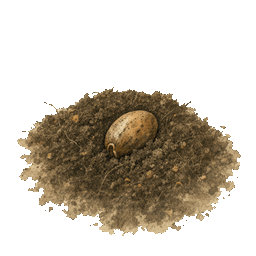
#> input picture app/art/plants/passion-seed.png, 256 x 256 px
$ python -i process_miora.py   (imports and definitions only)
#> lines starting #> are read from the running program, lines starting #| are printed output that depends on the picture; after the words box and inside, x2 and y2 are one past the last pixel; in counts of white or black regions, pixels touching at a corner belong together
#> further down, picture is the input picture: PIL image 256x256 P; mean R, G, B, A 40.1, 33, 22, 89.6
#!/usr/bin/env python3
"""Turn the raw Miora plates into game sprites.

The plates arrive as 1024x1024 PNGs on an opaque warm-parchment background,
about 2MB each. The field they have to sit on is green grass, so the parchment
has to go, and 2MB a sprite would put roughly 70MB on a phone that currently
loads the whole app in well under a megabyte.

Background removal is a flood fill inward from the edges, not a colour
threshold. A threshold keyed on "near the parchment colour" also erases the
white Sampaguita bloom and the pale roots on every plate. Filling only what is
reachable from the border leaves interior light pixels alone.

Usage:  python3 tools/process_miora.py [--src DIR] [--size PX]
"""

from PIL import Image, ImageFilter
from collections import deque
import argparse
import os
import sys

# Verified by eye against contact sheets of every plate. The folder names in
# the drop are not reliable: "bloom/" holds the Wild Orchid and "wilt/" holds
# the Sampaguita, so both are mapped by content rather than by folder.
PLANTS = {
    "orchid": ("bloom", {
        "seed": "Vq9Sh6YyG8336PYk", "sprout": "vazg2J76Uo9rfFWV",
        "grown": "rQ4lzA5tzkHCWgM8", "bloom": "C51ACBFvPvqjx_Gq",
        "wilt": "WLsr1e397eUN5HUD"}),
    "fern": ("fern", {
        "seed": "HrCFbqzQRLZDDEoj", "sprout": "V9qIClxnjybHVWBs",
        "grown": "o-A7OdGFNC-oBrPs", "bloom": "r5JybFCpR9ujiePB",
        "wilt": "jmnxhwaXE1bJVJg1"}),
    "hibiscus": ("hibiscus", {
        "seed": "POX50LiTvNa5ahKI", "sprout": "DgL6KleraCrmwdqw",
        "grown": "2Pgt89tMwK2eHaqx", "bloom": "rXu-VpdeBn-9AlOZ",
        "wilt": "Zqm08juLbYkOZPXT"}),
    "kopi": ("kopi", {
        "seed": "Qfn9mpC_HTGDo3q1", "sprout": "mHyWKCz38w4C49yn",
        "grown": "yPZ1_QbFZAGqmS9X", "bloom": "ebTCxKnIdACwiKuT",
        "wilt": "7m_Ybl3e7mR6Sh9d"}),
    "passion": ("passion-seed", {
        "seed": "XwVeJ0e92x9aQ2IK", "sprout": "tQNR_rLn7gEuvtVc",
        "grown": "u_DvvoFSAxdVY2UK", "bloom": "5nf1-kLMPwxC16To",
        "wilt": "QWf0F9qK2BovhCvx"}),
    "sampaguita": ("wilt", {
        "seed": "aPZY5s4JYXrJw-y6", "sprout": "2l2LqdM-AMElZijK",
        "grown": "-q4jU4AATozeXoHQ", "bloom": "qHGko89k_j0fvrgm",
        "wilt": "JlI_ITXJmPEsD8Az"}),
}

# Tileable grass, and the three patch surfaces the field draws.
LAND = {
    "grass": ("soil and land assets", "-TJpPbTHDhbN0G8w"),
    "patch-bare": ("soil and land assets", "9DK601GoWngra0p9"),
    "patch-tilled": ("soil and land assets", "Y3JanKEs6l80dS-c"),
    "patch-planted": ("soil and land assets", "tqv26Zo8cV1zMX58"),
}

TOLERANCE = 26      # per-channel distance still counted as background
FEATHER = 0.6       # alpha blur radius, kills the stair-stepped cutout edge


def flood_background(img, tolerance=TOLERANCE):
    """Alpha-out every pixel reachable from the border that still looks like
    the parchment. Returns a new RGBA image."""
#> called with tolerance = 26
    img = img.convert("RGBA")
    w, h = img.size
#> w = 256; h = 256
    px = img.load()

    # Sample the corners rather than assuming a colour; plates vary slightly.
    corners = [px[0, 0], px[w - 1, 0], px[0, h - 1], px[w - 1, h - 1]]
#> corners = [(0, 0, 0, 0), (0, 0, 0, 0), (0, 0, 0, 0), (0, 0, 0, 0)]
    base = tuple(sum(c[i] for c in corners) // 4 for i in range(3))
#> base = (0, 0, 0)

    def is_bg(p):
        return (abs(p[0] - base[0]) <= tolerance
                and abs(p[1] - base[1]) <= tolerance
                and abs(p[2] - base[2]) <= tolerance)

    seen = bytearray(w * h)
    q = deque()
    for x in range(w):
        for y in (0, h - 1):
            if not seen[y * w + x] and is_bg(px[x, y]):
                seen[y * w + x] = 1
                q.append((x, y))
    for y in range(h):
        for x in (0, w - 1):
            if not seen[y * w + x] and is_bg(px[x, y]):
                seen[y * w + x] = 1
                q.append((x, y))

    while q:
        x, y = q.popleft()
        for dx, dy in ((1, 0), (-1, 0), (0, 1), (0, -1)):
            nx, ny = x + dx, y + dy
            if 0 <= nx < w and 0 <= ny < h and not seen[ny * w + nx]:
                if is_bg(px[nx, ny]):
                    seen[ny * w + nx] = 1
                    q.append((nx, ny))
#> this loop made 42515 passes
#> (x, y) on passes 1 to 3: (0, 0), (0, 255), (1, 0)

    alpha = Image.frombytes("L", (w, h),
                            bytes(0 if s else 255 for s in seen))
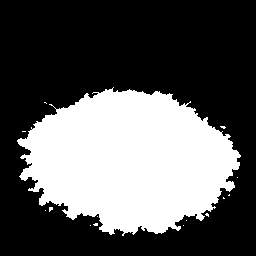
#> alpha: PIL image 256x256 L; 35.1% white; 15 white regions (14 under 20 px), largest, box (x1, y1, x2, y2) and area: (17, 87, 241, 236) 22953
    alpha = alpha.filter(ImageFilter.GaussianBlur(FEATHER))
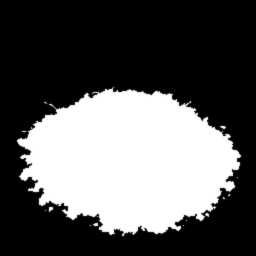
#> alpha: PIL image 256x256 L; min 0, max 255, mean 89.6
    img.putalpha(alpha)
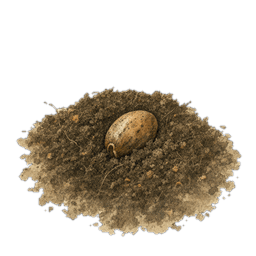
#> img: PIL image 256x256 RGBA; mean R, G, B, A 40.1, 33, 22, 89.6; transparent parts drawn white
    return img


# [95 lines left out: functions trim_and_fit, save_rgb, save_cutout, main, not called in this run]


# [2 lines not run here, left out]

>>> from PIL import Image
>>> picture = Image.open('../app/art/plants/passion-seed.png')
>>> result = flood_background(picture)

$ run again, on app/art/plants/fern-bloom.png
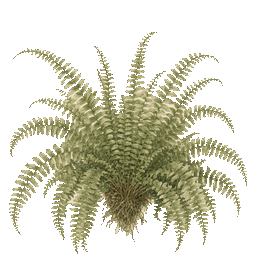
#> input picture app/art/plants/fern-bloom.png, 256 x 256 px
#> picture is the input picture: PIL image 256x256 P; mean R, G, B, A 52.3, 51.5, 34.9, 91.2
#> corners = [(0, 0, 0, 0), (0, 0, 0, 0), (0, 0, 0, 0), (0, 0, 0, 0)]
#> base = (0, 0, 0)
#> the loop in flood_background, `while q:` made 41950 passes
#> (x, y) on passes 1 to 3: (0, 0), (0, 255), (1, 0)
#> in flood_background, `alpha = Image.frombytes("L", (w, h), bytes(0 if s else 255 for s in se..`:
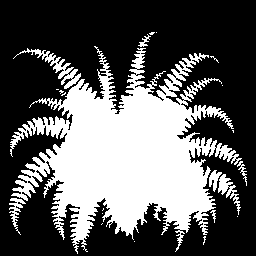
#> alpha: PIL image 256x256 L; 36% white; 22 white regions (14 under 20 px), largest, box (x1, y1, x2, y2) and area: (10, 46, 242, 254) 22170, (13, 48, 81, 89) 545, (218, 174, 241, 215) 293
#> in flood_background, `img.putalpha(alpha)`:
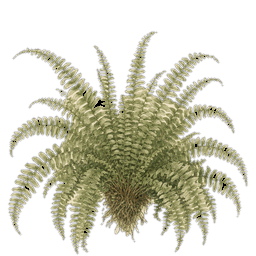
#> img: PIL image 256x256 RGBA; mean R, G, B, A 52.3, 51.5, 34.9, 91.8; transparent parts drawn white

$ run again, on app/art/plants/fern-grown.png
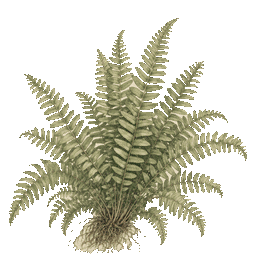
#> input picture app/art/plants/fern-grown.png, 256 x 256 px
#> picture is the input picture: PIL image 256x256 P; mean R, G, B, A 54.5, 53.8, 39.3, 96.2
#> corners = [(0, 0, 0, 0), (0, 0, 0, 0), (0, 0, 0, 0), (0, 0, 0, 0)]
#> base = (0, 0, 0)
#> the loop in flood_background, `while q:` made 40754 passes
#> (x, y) on passes 1 to 3: (0, 0), (0, 255), (1, 0)
#> in flood_background, `alpha = Image.frombytes("L", (w, h), bytes(0 if s else 255 for s in se..`:
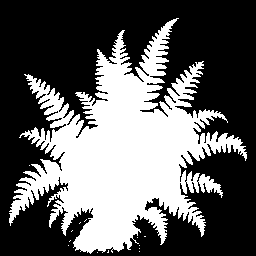
#> alpha: PIL image 256x256 L; 37.8% white; 14 white regions (13 under 20 px), largest, box (x1, y1, x2, y2) and area: (9, 18, 247, 254) 24760
#> in flood_background, `img.putalpha(alpha)`:
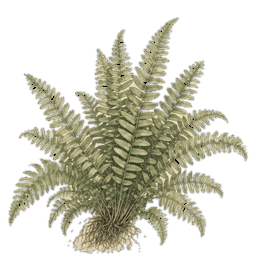
#> img: PIL image 256x256 RGBA; mean R, G, B, A 54.5, 53.8, 39.3, 96.4; transparent parts drawn white

$ run again, on app/art/plants/fern-seed.png
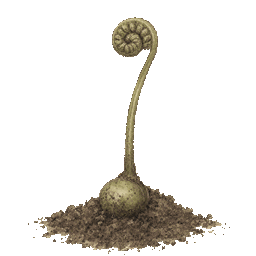
#> input picture app/art/plants/fern-seed.png, 256 x 256 px
#> picture is the input picture: PIL image 256x256 P; mean R, G, B, A 18, 15.8, 12, 39.8
#> corners = [(0, 0, 0, 0), (0, 0, 0, 0), (0, 0, 0, 0), (0, 0, 0, 0)]
#> base = (0, 0, 0)
#> the loop in flood_background, `while q:` made 55320 passes
#> (x, y) on passes 1 to 3: (0, 0), (0, 255), (1, 0)
#> in flood_background, `alpha = Image.frombytes("L", (w, h), bytes(0 if s else 255 for s in se..`:
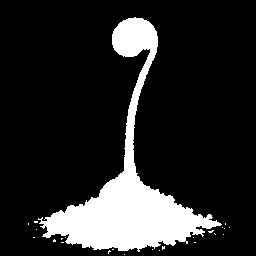
#> alpha: PIL image 256x256 L; 15.6% white; 24 white regions (23 under 20 px), largest, box (x1, y1, x2, y2) and area: (38, 17, 222, 252) 10148
#> in flood_background, `img.putalpha(alpha)`:
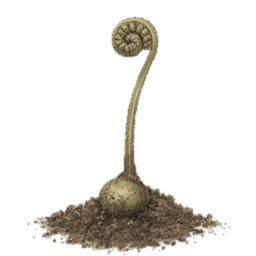
#> img: PIL image 256x256 RGBA; mean R, G, B, A 18, 15.8, 12, 39.7; transparent parts drawn white
